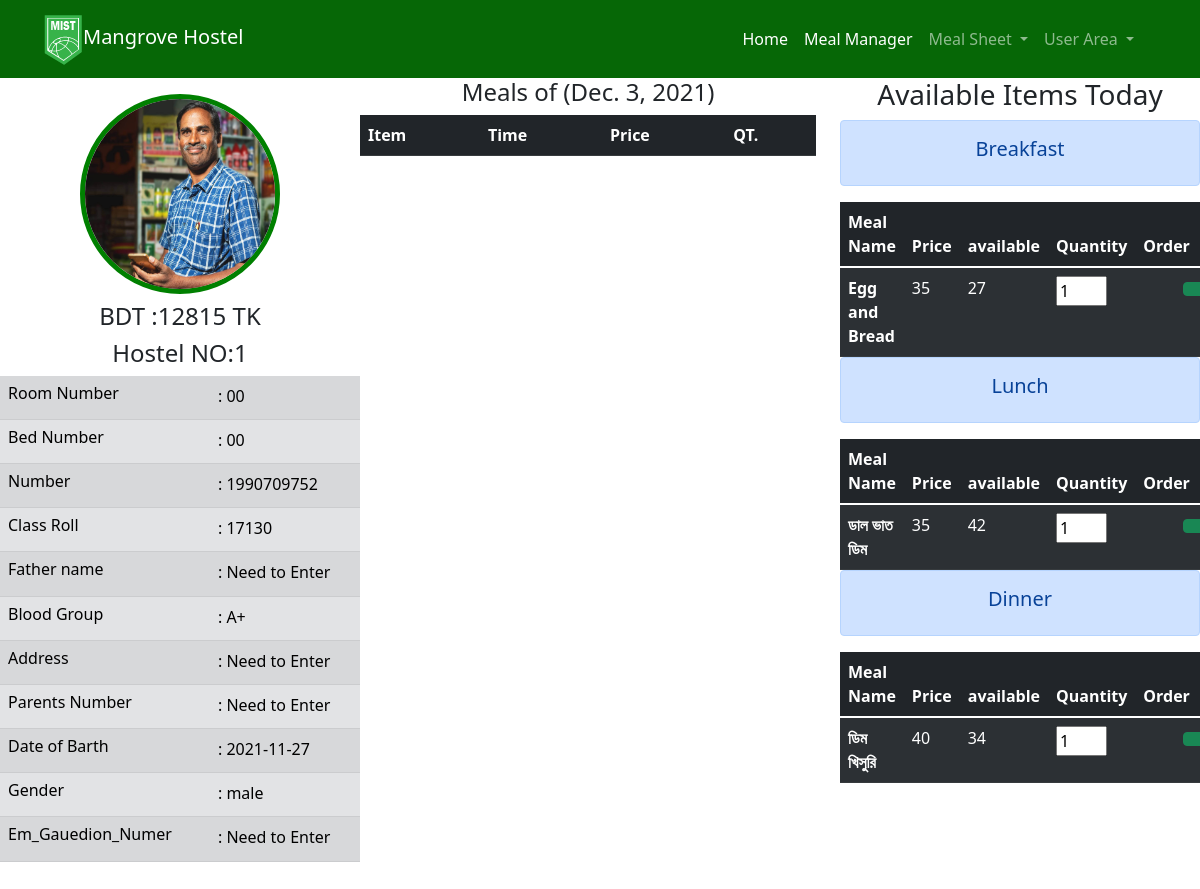
The app's page / (signed in) with its own data.
### mist/models.py (models this page shows, shortened)
class ProfilUpdate(models.Model):
    user=models.OneToOneField(User,on_delete=models.CASCADE,primary_key=True)
    StudentName=CharField(max_length=100,default='')
    Hostel=models.CharField(max_length=13,default=1)
    Image=models.ImageField(upload_to="static/profile/pic/",default="static/profile/avatar.png")
    Numer=models.IntegerField(default=+880)
    Room_Number=models.CharField(max_length=10,default="00")
    Father_name=models.CharField(max_length=50,default="Need to Enter")
    Father_profession=models.CharField(max_length=100,default="Need to Enter")
    Class_Roll=models.CharField(max_length=50,default="Need to Enter",unique=True)
    Bed_Number=models.CharField(max_length=10,default="00")
    selectblord=(
        ('A+','A+'),
        ('A-','A-'),
        ('B+','B+'),
        ('B-','B-'),
        ('AB-','AB-'),
        ('AB+','AB+'),
        ('O+','O+'),
        ('O-','O-'),
        )
    Blood_Group=models.CharField(max_length=5,choices=selectblord,default="+-")
    Address=models.CharField(max_length=300,default="Need to Enter")
    Parents_number=models.CharField(max_length=15,default="Need to Enter")
    Date_of_Birth=models.CharField(max_length=30,default="Need to Enter")
    selectgender=(
        ('male','Male'),
        ('female','Female')
        )
    Gender=models.CharField(max_length=10,choices=selectgender,default="Male")
    Emediate_Gauedion_Numer=models.CharField(max_length=15,default="Need to Enter")
    MealBill=CharField(max_length=10,default="000")
    permission=models.BooleanField(default=False)

class Morning_Meal(models.Model):
    id=models.AutoField(primary_key=True)
    Name=models.CharField(max_length=50,default="")
    Price=models.CharField(max_length=50,default="")
    Available=models.CharField( max_length=10,default="")
    When=models.CharField("Breakfast",max_length=30,default="Breakfast")

class Afternoon_Meal(models.Model):
    id=models.AutoField(primary_key=True)
    Name=models.CharField(max_length=50,default="")
    Price=models.CharField(max_length=50,default="")
    Available=models.CharField( max_length=10,default="")
    When=models.CharField("Lunch",max_length=30,default="Lunch")

class Denar_Meal(models.Model):
    id=models.AutoField(primary_key=True)
    Name=models.CharField(max_length=50,default="")
    Price=models.CharField(max_length=50,default="")
    Available=models.CharField( max_length=10,default="")
    When=models.CharField("Dinner",max_length=30,default="Dinner")

### mist/views.py (the view)
# urls.py: path('', views.index,name="home"),
def index(request):
    if request.user.is_authenticated:
        if int(request.user.profilupdate.MealBill) > 0 or request.user.profilupdate.permission==True:
            morinig_meal=Morning_Meal.objects.all()
            afternoon_meal=Afternoon_Meal.objects.all()
            denar_meal=Denar_Meal.objects.all()
            appstortitel=Meal_Order.objects.filter(Roll__icontains=request.user,Date_Time=date.today()+timedelta(days=1))
            notice=Notice.objects.all()
            titel=''
            for i in notice:
                titel = titel +i.Titel
            appstor=appstortitel
            Odate=date.today()+timedelta(days=1)
            now = datetime.now()
            bd = timezone('Asia/Dhaka')
            current_time = str(datetime.now(bd).strftime('%H-%M-%S'))
            sendv={
                "morning":morinig_meal,
                "afternoon":afternoon_meal,
                "denar":denar_meal,
                "todyfood":appstor,
                'titel':titel,
                "current_time":current_time,
                "date":Odate
            }
            return render(request,"index.html",sendv)
        return redirect(billnotice)
    return redirect(login)

### mist/templates/index.html (shortened to what this page needs)
{% extends 'base.html' %}
{% load static %}
{% block head %}
<link rel="stylesheet" type="text/css" href="{% static 'style.css' %}">
{% endblock  %}
{% block body %}
    <div class="Dashbord mt-3">
        <a href="{% url 'profile' %}"><img src="{{request.user.profilupdate.Image.url}}" class="profile_Pic"></a>
        <h4 align="center">BDT :{{request.user.profilupdate.MealBill}} TK</h4>
        <h4 align="center">Hostel NO:{{request.user.profilupdate.Hostel}}</h4>
        <table class="table table-secondary table-striped desh_pro_pc" style="margin-bottom:0px;">
        <tr>
            <td><h6 class="num">Room Number </h6></td>
            <td>: {{request.user.profilupdate.Room_Number}}</td>
        </tr>
        <tr>
            <td><h6 class="num">Bed Number </h6></td>
            <td>: {{request.user.profilupdate.Bed_Number}}</td>
        </tr>
        <tr>
            <td><h6 class="num">Number </h6></td>
            <td> : {{request.user.profilupdate.Numer}}</td>
        </tr>
        <tr>
            <td><h6 class="num">Class Roll </h6></td>
            <td>: {{request.user.profilupdate.Class_Roll}}</td>
        </tr>
        <tr>
            <td><h6 class="num">Father name </h6></td>
            <td>: {{request.user.profilupdate.Father_name}}</td>
        </tr>
        <tr>
            <td><h6 class="num">Blood Group </h6></td>
            <td>: {{request.user.profilupdate.Blood_Group}}</td>
        </tr>
        <tr>
            <td><h6 class="num">Address </h6></td>
            <td>: {{request.user.profilupdate.Address}}</td>
        </tr>
        <tr>
            <td><h6 class="num">Parents Number </h6></td>
            <td>: {{request.user.profilupdate.Parents_number}}</td>
        </tr>
        <tr>
            <td><h6 class="num">Date of Barth </h6></td>
            <td>: {{request.user.profilupdate.Date_of_Birth}}</td>
        </tr>
        <tr>
            <td><h6 class="num">Gender </h6></td>
            <td>: {{request.user.profilupdate.Gender}}</td>
        </tr>
        <tr>
            <td><h6 class="num">Em_Gauedion_Numer </h6></td>
            <td>: {{request.user.profilupdate.Emediate_Gauedion_Numer}}</td>
        </tr>
    </table>
    </diV>
    <div class="todaymeal">
    <h4 align="center">Meals of ({{date}})</h4>
        <table class="mealtable table table-dark table-striped" style="margin-bottom:0px; margin-top:0px;">
            <thead>
                <tr>
                    <th scope="col">Item</th>
                    <th scope="col">Time</th>
                    <th scope="col">Price</th>
                    <th scope="col">QT.</th>
                </tr>
            </thead>
        </table>
    </div>
    <div class="mul_meal">
    <h3 align="center">Available Items Today</h3>
    <div class="alert alert-primary mel_head" role="alert">
        <h5 align="center">Breakfast</h5>
    </div>
            <table class="mealtable table table-dark table-striped" style="margin-bottom:0px; margin-top:0px;">
            <thead>
                <tr>
                    <th scope="col">Meal Name</th>
                    <th scope="col">Price</th>
                    <th scope="col">available</th>
                    <th scope="col">Quantity</th>
                    <th scope="col">Order</th>
                </tr>
            </thead>
            <tbody>
            {% for i in morning %}
                <tr>
                <form method="POST" action="{% url 'confirm' i.id %}">
                    <th scope="row"value="{{i.Name}}"><input style="display:none;" name="name" value='{{i.Name}}'>{{i.Name}}</th>
                    <td value="{{i.Price}}"><input style="display:none;" name="price" value='{{i.Price}}'>{{i.Price}}</td>
                    <td>{{i.Available}}</td>
                    <td><input type="number" name="qun" style="width:51px;" value="1"></td>
                    <td>
                    {% if  i.Available > "0" %}
                        <div class="form-check form-switch">
                            <button type="submit" class="btn btn-success"></button>
                        </div>
                    {% endif %}
                    </td>
                </form>
                </tr>
            {% endfor %}
            </tbody>
            </table>
    <div class="alert alert-primary mel_head" role="alert">
        <h5 align="center">Lunch</h5>
    </div>
            <table class="mealtable table table-dark table-striped" style="margin-bottom:0px; margin-top:0px;">
            <thead>
                <tr>
                    <th scope="col">Meal Name</th>
                    <th scope="col">Price</th>
                    <th scope="col">available</th>
                    <th scope="col">Quantity</th>
                    <th scope="col">Order</th>
                </tr>
            </thead>
            <tbody>
            {% for i in afternoon %}
               <tr>
                <form method="POST" action="{% url 'confirmlunch' i.id %}">
                    <th scope="row"value="{{i.Name}}"><input style="display:none;" name="name" value='{{i.Name}}'>{{i.Name}}</th>
                    <td value="{{i.Price}}"><input style="display:none;" name="price" value='{{i.Price}}'>{{i.Price}}</td>
                    <td>{{i.Available}}</td>
                    <td><input type="number" name="qun" style="width:51px;" value="1"></td>
                    <td>
                    {% if  i.Available > "0" %}
                        <div class="form-check form-switch">
                            <button type="submit" class="btn btn-success"></button>
                        </div>
                    {% endif %}
                    </td>
                </form>
                </tr>
            {% endfor %}
            </tbody>
            </table>
    <div class="alert alert-primary mel_head" role="alert">
        <h5 align="center">Dinner</h5>
    </div>
            <table class="mealtable table table-dark table-striped" style="margin-bottom:0px; margin-top:0px;">
            <thead>
                <tr>
                    <th scope="col">Meal Name</th>
                    <th scope="col">Price</th>
                    <th scope="col">available</th>
                    <th scope="col">Quantity</th>
                    <th scope="col">Order</th>
                </tr>
            </thead>
            <tbody>
            {% for i in denar %}
                <tr>
                <form method="POST" action="{% url 'confirmdener' i.id %}">
                    <th scope="row"value="{{i.Name}}"><input style="display:none;" name="name" value='{{i.Name}}'>{{i.Name}}</th>
                    <td value="{{i.Price}}"><input style="display:none;" name="price" value='{{i.Price}}'>{{i.Price}}</td>
                    <td>{{i.Available}}</td>
                    <td><input type="number" name="qun" style="width:51px;" value="1"></td>
                    <td>
                    {% if  i.Available > "0" %}
                        <div class="form-check form-switch">
                            <button type="submit" class="btn btn-success"></button>
                        </div>
                    {% endif %}
                    </td>
                </form>
                </tr>
            {% endfor %}
            </tbody>
            </table>
    </div>
{% endblock %}

### static/style.css (style rules this page uses)
.Dashbord { width:30%; height: 100vh; display:inline-block; float: left; }
.mul_meal { width:30%; height: 100vh; display:inline-block; float: right; }
.profile_Pic { width: 200px; height: 200px; border-radius:50%; margin:0 auto; display: block; border: green 5px solid; }
.todaymeal { width:38%; height: 100vh; display:inline-block; }
.mealtable { width: 100%; }

### records on screen
Morning_Meal: Name "Egg and Bread", Price "35", Available "27"
Afternoon_Meal: Name "ডাল ভাত ডিম", Price "35", Available "42"
Denar_Meal: Name "ডিম খিসুরি", Price "40", Available "34"

### other values on screen
{{ request.user.profilupdate.MealBill }} "12815"
{{ request.user.profilupdate.Hostel }} "1"
{{ request.user.profilupdate.Room_Number }} "00"
{{ request.user.profilupdate.Bed_Number }} "00"
{{ request.user.profilupdate.Numer }} "1990709752"
{{ request.user.profilupdate.Class_Roll }} "17130"
{{ request.user.profilupdate.Father_name }} "Need to Enter"
{{ request.user.profilupdate.Blood_Group }} "A+"
{{ request.user.profilupdate.Address }} "Need to Enter"
{{ request.user.profilupdate.Parents_number }} "Need to Enter"
{{ request.user.profilupdate.Date_of_Birth }} "2021-11-27"
{{ request.user.profilupdate.Gender }} "male"
{{ request.user.profilupdate.Emediate_Gauedion_Numer }} "Need to Enter"
